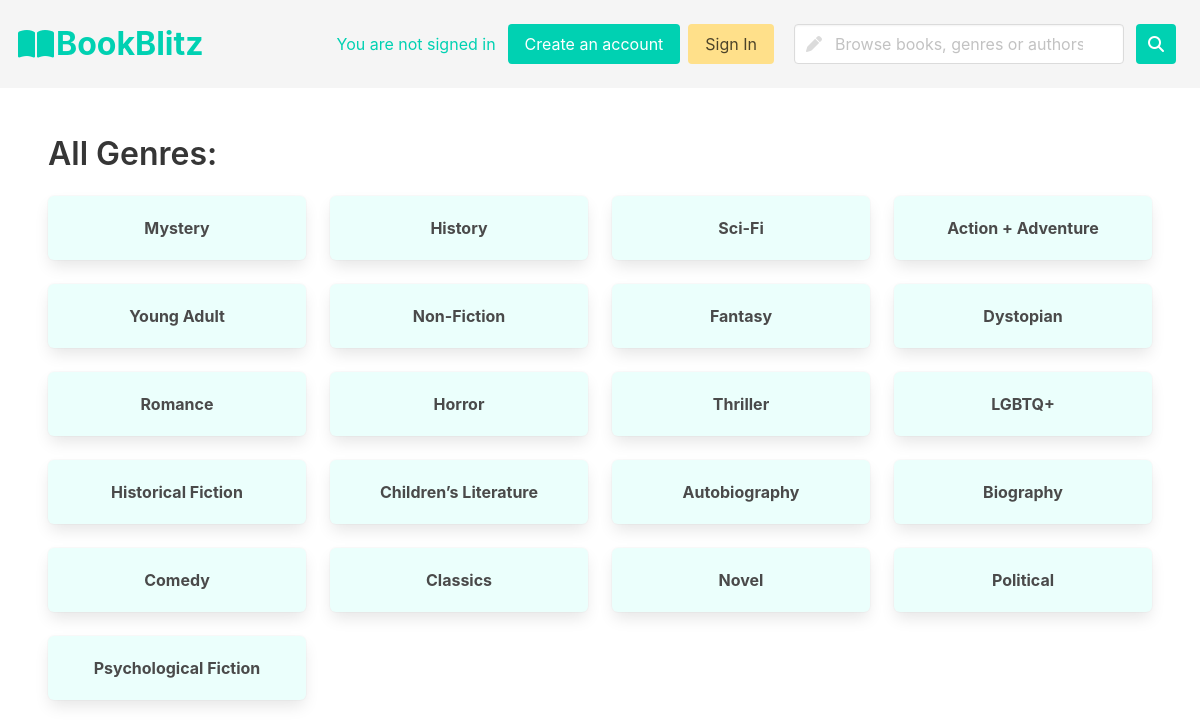
Page /fluffyBooks/genres on the committed database.
### fluffyBooks/models.py (models this page shows, shortened)
class Genre(models.Model):
    genre_text = models.CharField(max_length=30)

### fluffyBooks/views.py (the view)
# urls.py: path('genres', views.genres, name='genres'),
def genres(request):
    genres = Genre.objects.all()
    context = {'genres':genres}
    return render(request, 'fluffyBooks/genres.html', context)

### fluffyBooks/templates/fluffyBooks/genres.html (shortened to what this page needs)
<!DOCTYPE html>
<head>
    {% load static %}
    <link rel="stylesheet" href="https://cdn.jsdelivr.net/npm/bulma@0.9.3/css/bulma.min.css">
</head>
<html>
    <body>
        {% include 'fluffyBooks/navbar.html' %}
        <section class="section">
            <h1 class="title">All Genres: </h1>
            <div class="columns is-multiline">
                {% for genre in genres %}
                <div class="column is-one-quarter">
                    <a class="box has-text-centered has-background-primary-light" href="{% url 'fluffyBooks:genre_page'%}?genre={{genre.id}}"><strong>{{genre.genre_text}}</strong></a>
                </div>
                {% endfor %}
            </div>
        </section>
    </body>
    </body>
</html>

### rows in the picture
Genre: genre_text "Mystery"
Genre: genre_text "History"
Genre: genre_text "Sci-Fi"
Genre: genre_text "Action + Adventure"
Genre: genre_text "Young Adult"
Genre: genre_text "Non-Fiction"
Genre: genre_text "Fantasy"
Genre: genre_text "Dystopian"
Genre: genre_text "Romance"
Genre: genre_text "Horror"
Genre: genre_text "Thriller"
Genre: genre_text "LGBTQ+"
Genre: genre_text "Historical Fiction"
Genre: genre_text "Children’s Literature"
Genre: genre_text "Autobiography"
Genre: genre_text "Biography"
Genre: genre_text "Comedy"
Genre: genre_text "Classics"
Genre: genre_text "Novel"
Genre: genre_text "Political"
Genre: genre_text "Psychological Fiction"
